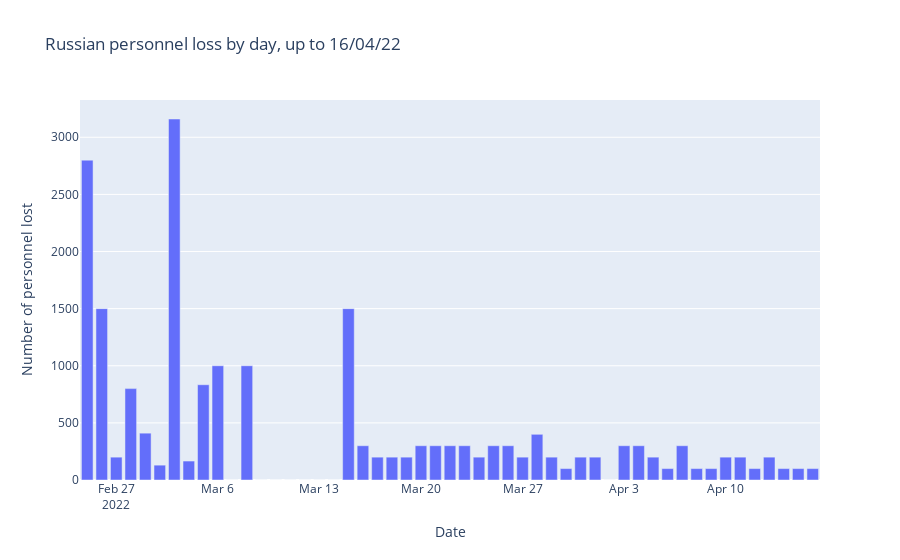

This figure's notebook cell:
### Code cell
fig = px.bar(y=personnel_loss['Difference_Losses'], x=personnel_loss['date'],
            title='Russian personnel loss by day, up to 16/04/22')
fig.update_layout(xaxis_title='Date',yaxis_title='Number of personnel lost')
fig.update_traces(textfont_size=12, textangle=0, textposition='outside', cliponaxis=False)
fig.show()

### Figure 1 — Plotly figure (JSON) as saved in the notebook; plotly's stock layout.template omitted (floating-point values rounded to 4 significant figures)
{"data": [{"alignmentgroup": "True", "cliponaxis": false, "hovertemplate": "x=%{x}<br>y=%{y}<extra></extra>", "legendgroup": "", "marker": {"color": "#636efa", "pattern": {"shape": ""}}, "name": "", "offsetgroup": "", "orientation": "v", "showlegend": false, "textangle": 0, "textfont": {"size": 12}, "textposition": "outside", "type": "bar", "x": ["2022-02-25", "2022-02-26", "2022-02-27", "2022-02-28", "2022-03-01", "2022-03-02", "2022-03-03", "2022-03-04", "2022-03-05", "2022-03-06", "2022-03-07", "2022-03-08", "2022-03-09", "2022-03-10", "2022-03-11", "2022-03-12", "2022-03-13", "2022-03-14", "2022-03-15", "2022-03-16", "2022-03-17", "2022-03-18", "2022-03-19", "2022-03-20", "2022-03-21", "2022-03-22", "2022-03-23", "2022-03-24", "2022-03-25", "2022-03-26", "2022-03-27", "2022-03-28", "2022-03-29", "2022-03-30", "2022-03-31", "2022-04-01", "2022-04-02", "2022-04-03", "2022-04-04", "2022-04-05", "2022-04-06", "2022-04-07", "2022-04-08", "2022-04-09", "2022-04-10", "2022-04-11", "2022-04-12", "2022-04-13", "2022-04-14", "2022-04-15", "2022-04-16"], "xaxis": "x", "y": [2800, 1500, 200, 800, 410, 130, 3160, 166, 834, 1000, 0, 1000, 0, 0, 0, 0, 0, 0, 1500, 300, 200, 200, 200, 300, 300, 300, 300, 200, 300, 300, 200, 400, 200, 100, 200, 200, 0, 300, 300, 200, 100, 300, 100, 100, 200, 200, 100, 200, 100, 100, 100], "yaxis": "y"}], "layout": {"barmode": "relative", "legend": {"tracegroupgap": 0}, "title": {"text": "Russian personnel loss by day, up to 16/04/22"}, "xaxis": {"anchor": "y", "domain": [0, 1], "title": {"text": "Date"}}, "yaxis": {"anchor": "x", "domain": [0, 1], "title": {"text": "Number of personnel lost"}}}}
